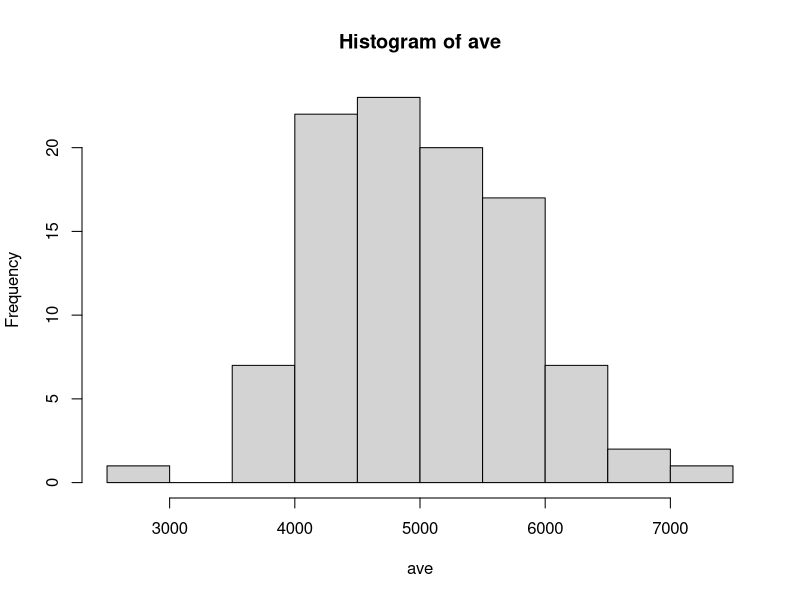

Write the R code that produced this figure. (Note: this script raises an error after producing the figure.)
# TUTORIAL 11


########  SIMULATION FOR CLT


set.seed(999)

lambda = 5000  

f = function(lambda = 5000,n,N){

ave = numeric(N)

for (i in 1:N){ 

x = rexp(n, rate = 1/lambda)

ave[i] = mean(x)
}
return(ave)
}


# (a)
ave = f(n = 30, N = 100); ave
s = sd(ave); s
# by CLT, if n is large, this sd(ave) should be close to lambda/sqrt(n)


# (b)
hist(ave); #OR more advanced as below

library(ggplot2)

data = data.frame(ave)
p <- ggplot(data) +
    geom_histogram(aes(x = ave, y = ..density..),
                   binwidth = 500, fill = "grey", color = "black")

x <- seq( (min(ave)-500), (max(ave)+500), length.out = N) 
y = dnorm(x, mean(ave), sd(ave))
df <- with(data, data.frame(x = x, y = y))
p + geom_line(data = data, aes(x = x, y = y), color = "red")

shapiro.test(ave) 

# use the rule of thumb to check is the histogram is within mean(ave) +- 3*sd(ave):
c( min(ave),max(ave))

mean(ave) + 3*sd(ave) # this should be the end of the right tail

mean(ave) - 3*sd(ave) # this should be the end of the left tail

#the interval of mean +- 3sd should cover 99.9% of data

c(mean(ave) - 2*sd(ave), mean(ave) + 2*sd(ave)) # 2 sd from the mean

less = which(ave<mean(ave) - 2*sd(ave))

more = which(ave>mean(ave) + 2*sd(ave))

length(more) + length(less) # count how many values that are more than 2sd from the mean
# the count should be 5% of points: ~= 0.05*N


# Q(c)
ave = f( n= 100, N = 1000)
s = sd(ave)# lambda/sqrt(100)

hist(ave, freq= FALSE)
x = seq(min(ave), max(ave), 1)
y = dnorm(x, mean(ave), s)
lines(x,y, col = "red")

shapiro.test(ave) 
# the histogram is well bell-shaped, resemble a normal distribution well.
# can check the rule of thumb as above.
# compared to (b) when n = 30, then this one is BETTER normally distributed.
# Question: it's because of the increase in N or in n? 
# to answer, we'll try Qd where N = 1000 again but n is dropped to 7.


# Q(d)
ave = f( n= 7, N = 1000)
s = sd(ave)

hist(ave, freq= FALSE)
x = seq(min(ave), max(ave), 1)
y = dnorm(x, mean(ave), s)
lines(x,y, col = "red")
# the histogram is skewed, not symmetric.
# compared to (c) when N = 1000, 
# when dropping n = 100 to n = 7, the histogram of sample means is not normal.
shapiro.test(ave) # small p-value, suggest not normal


# Q(e)
ave = f( n= 100, N = 50)
s = sd(ave)

hist(ave, freq= FALSE, ylim = c(0,0.001) )
x = seq(min(ave)-400, max(ave)+400, 1)
y = dnorm(x, mean(ave), s)
lines(x,y, col = "red")
shapiro.test(ave) 
# # the histogram should look normal, 
# if it does not look very normal, that is because of the number of samples (50) is not very large.
# It is similar as: from all the values of sample means, you have only 50 values of them, hence histogram
# might not show clearly the distribution of population of sample means. 





